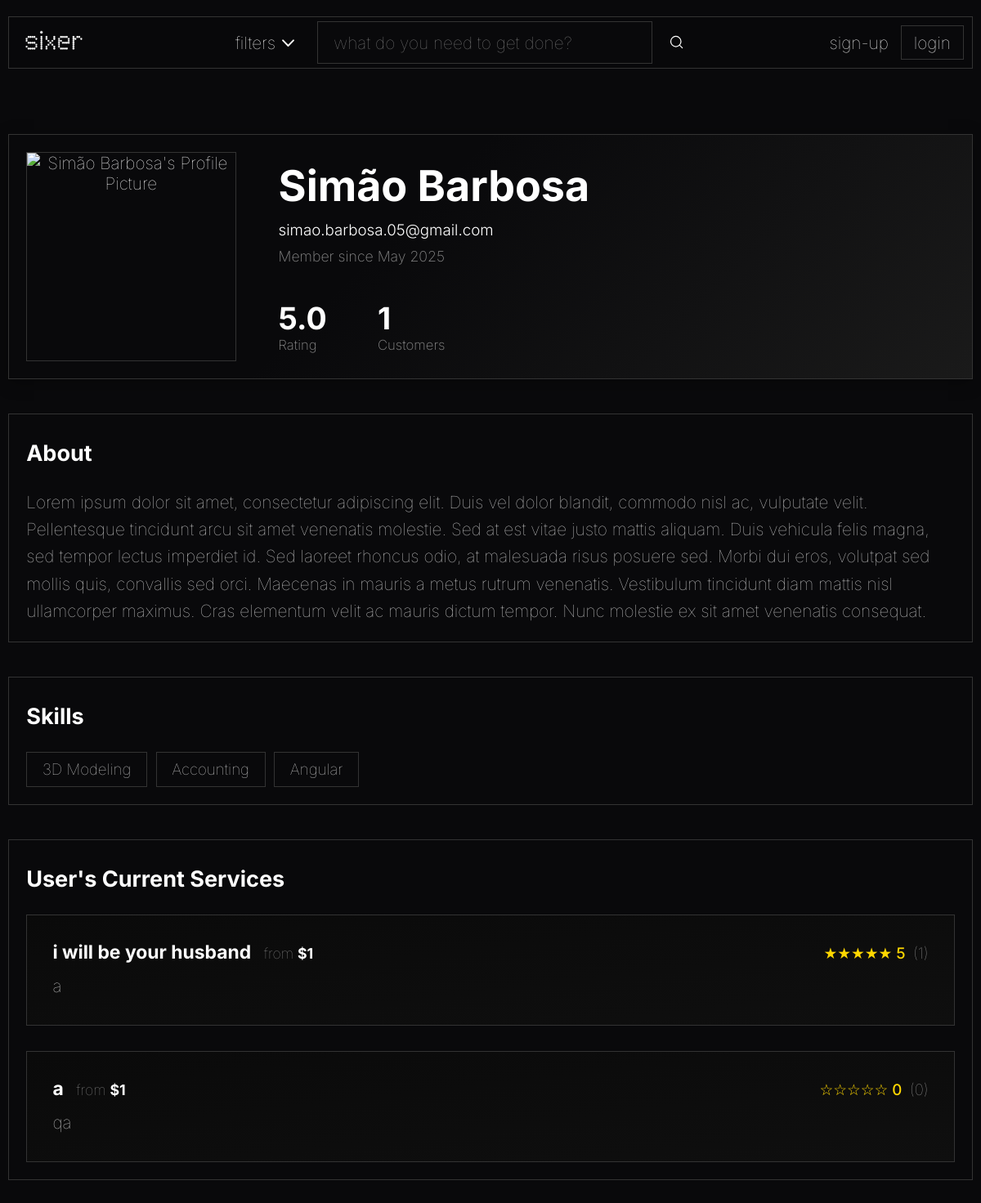
Page /pages/profile.php?id=1 on the committed database.
### tables this page shows
CREATE TABLE user_registry
(
    user_id INTEGER PRIMARY KEY AUTOINCREMENT,
    password_hash TEXT NOT NULL,
    access_level TEXT DEFAULT "client" NOT NULL,

    user_picture BLOB DEFAULT NULL,

    full_name TEXT,
    email TEXT UNIQUE NOT NULL,
    join_date DATETIME NOT NULL,

    aboutme TEXT DEFAULT NULL
);

CREATE TABLE services_list
(
    service_id INTEGER PRIMARY KEY AUTOINCREMENT,
    freelancer_id INTEGER NOT NULL,

    service_title TEXT NOT NULL,
    service_price REAL NOT NULL,
    service_info TEXT NOT NULL,
    service_eta INTEGER NOT NULL,
    service_category TEXT NOT NULL,

    service_delisted BOOLEAN DEFAULT FALSE NOT NULL,

    service_picture BLOB DEFAULT NULL,

    FOREIGN KEY(freelancer_id) REFERENCES user_registry(user_id),
    FOREIGN KEY(service_category) REFERENCES categories(category_name)
);

### database/user_class.php (called while the page is built, shortened)
<?php
class User {
    public static function getTotalCompletedServices(int $user_id): int {
        $db = Database::getInstance();
        $stmt = $db->prepare('SELECT service_id FROM services_list WHERE freelancer_id = ?');
        $stmt->execute([$user_id]);
        $services = $stmt->fetchAll(PDO::FETCH_COLUMN);
        $total = 0;
        foreach ($services as $service_id) {
            require_once(__DIR__ . '/service_class.php');
            $total += Service::getTotalCustomers($service_id);
        }
        return $total;
    }
    public static function getAverageRating(int $user_id): float {
        $db = Database::getInstance();
        $stmt = $db->prepare('SELECT service_id FROM services_list WHERE freelancer_id = ?');
        $stmt->execute([$user_id]);
        $services = $stmt->fetchAll(PDO::FETCH_COLUMN);
        $total_rating = 0.0;
        $total_reviews = 0;
        foreach ($services as $service_id) {
            require_once(__DIR__ . '/service_class.php');
            $rating_info = Service::getServiceRatingInfo($service_id);
            $total_rating += $rating_info['avg'] * $rating_info['count'];
            $total_reviews += $rating_info['count'];
        }
        if ($total_reviews > 0) {
            return round($total_rating / $total_reviews, 1);
        } else {
            return 0.0;
        }
    }
}

### database/service_class.php (called while the page is built, shortened)
<?php
class Service {
    public function __construct(
        int $id,
        int $freelancer_id,
        string $title,
        float $price,
        string $info,
        int $eta,
        string $category,
        bool $delisted = false,
        $picture = null
    ) {
        $this->id = $id;
        $this->title = $title;
        $this->price = $price;
        $this->info = $info;
    }
    public static function get_by_freelancer($freelancer_id) {
        $db = Database::getInstance();
        $stmt = $db->prepare('SELECT * FROM services_list WHERE freelancer_id = ?');
        $stmt->execute([$freelancer_id]);
        $services = $stmt->fetchAll();
        return array_map(function($service) {
            return new Service(
                $service['service_id'],
                $service['freelancer_id'],
                $service['service_title'],
                $service['service_price'],
                $service['service_info'],
                (int)$service['service_eta'],
                $service['service_category'],
                (bool)$service['service_delisted'],
                $service['service_picture'] ?? null
            );
        }, $services);
    }
    public static function getServiceRatingInfo(int $service_id): array {
        $db = Database::getInstance();
        $stmt = $db->prepare('SELECT AVG(review_rating) as avg_rating, COUNT(review_rating) as num_reviews FROM purchases WHERE service_id = ? AND review_rating IS NOT NULL');
        $stmt->execute([$service_id]);
        $row = $stmt->fetch();
        $count = $row ? (int)$row['num_reviews'] : 0;
        $avg = ($row && $row['avg_rating'] !== null && $count > 0) ? round((float)$row['avg_rating'], 1) : 0.0;
        return ['avg' => $avg, 'count' => $count];
    }
    public static function getTotalCustomers(int $service_id): int {
        $db = Database::getInstance();
        $stmt = $db->prepare('SELECT COUNT(*) FROM purchases WHERE service_id = ?');
        $stmt->execute([$service_id]);
        return (int)$stmt->fetchColumn();
    }
    public static function getStars(float $rating): string {
        $stars = '';
        for ($i = 1; $i <= 5; $i++) {
            if ($rating >= $i) {
                $stars .= '★';
            } else {
                $stars .= '☆';
            }
        }
        return $stars;
    }
}

### pages/profile.php (the view, shortened to what this page needs)
<?php
$is_own_profile = false;
if (!empty($_GET['id'])) {
    $profile_user_id = intval($_GET['id']);
}
require_once '../templates/common.php';
require_once '../database/user_class.php';
require_once '../database/service_class.php';
require_once '../templates/profile_service_card.php';
$db = Database::getInstance();
$stmt = $db->prepare('SELECT * FROM user_registry WHERE user_id = ?');
$stmt->execute([$profile_user_id]);
$user_data = $stmt->fetch();
if (!empty($user_data['user_picture'])) {
    $user_picture = '../action/get_profile_picture.php?id=' . $profile_user_id;
} else {
    $user_picture = '../assets/images/default.jpg';
}
$full_name = $user_data['full_name'] ?? '';
$email = $user_data['email'] ?? '';
$join_date = $user_data['join_date'] ?? '';
$user_services = Service::get_by_freelancer($profile_user_id);
$stmt = $db->prepare('SELECT skill_name FROM user_skills WHERE user_id = ?');
$stmt->execute([$profile_user_id]);
$user_skills = $stmt->fetchAll(PDO::FETCH_COLUMN);
function hasAnyServices($user_services) {
    return !empty($user_services) && count($user_services) > 0;
}
?>
<!DOCTYPE html>
<html lang="en">
  <head>
    <link rel="stylesheet" href="../css/styles.css" />
    <link rel="stylesheet" href="../css/profile.css" />
  </head>
  <body>
    <main>
      <div class="profile-container">
        <div class="profile-header" style="position: relative;">
          <div class="profile-avatar" style="z-index: 1; position: relative; cursor: pointer;">
            <img id="profile-pic-img" src="<?= htmlspecialchars($user_picture) ?>" alt="<?= htmlspecialchars($full_name) ?>'s Profile Picture" style="object-fit: cover; aspect-ratio: 1/1; width: 100%; height: 100%; border-radius: 0; cursor: pointer;" />
          </div>
          <div class="profile-info">
            <div class="profile-info-top">
              <h1><?= htmlspecialchars($full_name) ?></h1>
              <p class="profile-email"><?= htmlspecialchars($email) ?></p>
              <p class="profile-join-date">Member since <?= $join_date ? date('F Y', strtotime($join_date)) : '' ?></p>
            </div>
            <div class="profile-stats">
              <div class="stat">
                <?php
                  $user_rating = User::getAverageRating($profile_user_id);
                ?>
                <span class="stat-value"><?= $user_rating ? number_format($user_rating, 1) : '0.0' ?></span>
                <span class="stat-label">Rating</span>
              </div>
              <div class="stat">
                <?php
                  $completed_services = User::getTotalCompletedServices($profile_user_id);
                ?>
                <span class="stat-value"><?= $completed_services ?></span>
                <span class="stat-label">Customers</span>
              </div>
            </div>
          </div>
        </div>
        <div class="profile-section about-section" style="position: relative;">
          <h2>About</h2>
          <div id="aboutme-container">
            <p id="aboutme-text" style="margin-bottom:0;">
              <?php
                $aboutme = $user_data['aboutme'] ?? null;
                if (!empty($aboutme) && trim((string)$aboutme) !== '') {
                  echo htmlspecialchars($aboutme);
                } else {
                  echo "User has not added a description yet.";
                }
              ?>
            </p>
          </div>
        </div>
        <div class="profile-section" style="position: relative;">
          <h2>Skills</h2>
          <div id="skills-container" class="skills-container">
            <span id="skills-text">
              <?php
                if (empty($user_skills)) {
                  echo "No skills have been added yet.";
                } else {
                  echo '<div class="skills-list">';
                  foreach ($user_skills as $skill) {
                    echo '<span class="skill-tag">' . htmlspecialchars($skill) . '</span> ';
                  }
                  echo '</div>';
                }
              ?>
            </span>
          </div>
        </div>
          <?php if (hasAnyServices($user_services)): ?>
            <div class="profile-section">
              <h2><?= $is_own_profile ? 'Your Current Services' : "User's Current Services" ?></h2>
              <div class="recent-work">
                <?php
                  foreach ($user_services as $service) {
                    drawProfileService($service);
                  }
                ?>
              </div>
            </div>
          <?php endif; ?>
        </div>
    </main>
  </body>
</html>

### templates/profile_service_card.php
<?php
function drawProfileService($service) {
    ?>
    <a href="../pages/service.php?id=<?= urlencode($service->id) ?>" style="text-decoration:none; color:inherit;">
    <div class="work-item">
        <div class="work-header">
            <div class="work-title-group">
                <h3><?= htmlspecialchars($service->title) ?></h3>
                <span class="work-date">from <span style="color:white; font-weight:bold;">$<?= number_format($service->price, 0) ?></span></span>
            </div>
            <div class="work-rating">
                <?php
                  $rating_info = Service::getServiceRatingInfo($service->id);
                  echo Service::getStars((float)$rating_info['avg']) . ' ' . htmlspecialchars($rating_info['avg']);
                ?>
                <span style="font-weight: 100; color: #999">(<?= $rating_info['count'] ?>)</span>
            </div>
        </div>
        <p class="work-description">
            <?= nl2br(htmlspecialchars($service->info)) ?>
        </p>
    </div>
    </a>
    <?php
}

### css/styles.css (style rules this page uses)
html, body { margin: 0; padding: 0; height: 100%; box-sizing: border-box; overflow-y: auto; }
*, *::before, *::after { box-sizing: inherit; }
body { font-family: "Inter", Courier, monospace; font-weight: 100; font-size: 1.3em; background-color: #09090b; color: #ffffff; position: relative; min-height: 100vh; overflow-x: hidden; }
main { text-align: center; margin-top: 10vh; }
main h1 { font-size: 3em; font-weight: bold; margin: 5px; }
main p { margin: 0; font-size: 2em; }

### css/profile.css (style rules this page uses)
.profile-container { max-width: 1200px; margin: 3em auto 0 auto; padding: 0 0.5em 5em 0.5em; }
.profile-header { display: flex; gap: 2em; margin-bottom: 2em; padding: 1em; border: 1px solid #333333; background: linear-gradient( 135deg, #0a0a0a00 0%, #0a0a0a00 40%, #1a1a1a 100% ); transition: border-color 0.3s ease, box-shadow 0.3s ease; height: 300px; box-shadow: 0 4px 20px rgba(0, 0, 0, 0.3); position: relative; overflow: hidden; }
.profile-header::before { content: ""; position: absolute; top: 0; left: 0; width: 200%; height: 100%; background: linear-gradient( 90deg, transparent, rgba(255, 255, 255, 0.02), rgba(255, 255, 255, 0.05), rgba(255, 255, 255, 0.02), transparent, transparent, rgba(255, 255, 255, 0.02), rgba(255, 255, 255, 0.05), rgba(255, 255, 255, 0.02), transparent ); background-size: 200% 100%; opacity: 0; transition: opacity 0.3s ease; z-index: 1; }
.profile-avatar { flex-shrink: 0; height: 100%; display: flex; align-items: center; position: relative; z-index: 2; }
.profile-avatar img { height: 100%; object-fit: cover; border: 1px solid #333333; }
.profile-info { flex-grow: 1; padding: 0.5em; display: flex; flex-direction: column; align-items: start; justify-content: space-between; min-height: 200px; position: relative; z-index: 2; }
.profile-info-top { display: flex; flex-direction: column; align-items: start; gap: 0.5em; }
.profile-info h1 { font-size: 2.5em; font-weight: bold; text-align: left; margin: 0; padding: 0; }
.profile-email { color: #ffffff; font-size: 0.9em; font-weight: 300; margin: 0; padding: 0; }
.profile-join-date { color: #888888; font-size: 0.85em; font-weight: 200; margin: 0; padding: 0; }
.profile-stats { display: flex; gap: 3em; margin-top: auto; }
.stat { display: flex; flex-direction: column; align-items: flex-start; }
.stat-value { font-size: 1.8em; font-weight: bold; }
.stat-label { color: #888888; font-size: 0.8em; font-weight: 200; }
.profile-section { padding: 1.5em 1em 1em 1em; margin-bottom: 2em; border: 1px solid #333333; background-color: #09090b; transition: border-color 0.3s ease, box-shadow 0.3s ease; }
.profile-section h2 { font-size: 1.3em; font-weight: bold; margin: 0 0 1em 0; text-align: left; color: #ffffff; }
.profile-section p { line-height: 1.6; color: #cccccc; font-size: 1em; margin: 0; padding: 0; text-align: left; }
.skill-tag { padding: 0.5em 1em; border: 1px solid #333333; font-size: 0.9em; transition: border-color 0.3s ease, box-shadow 0.3s ease; position: relative; overflow: hidden; }
.skill-tag::before { content: ""; position: absolute; top: 0; left: 0; width: 200%; height: 100%; background: linear-gradient( 90deg, transparent, rgba(255, 255, 255, 0.02), rgba(255, 255, 255, 0.05), rgba(255, 255, 255, 0.02), transparent, transparent, rgba(255, 255, 255, 0.02), rgba(255, 255, 255, 0.05), rgba(255, 255, 255, 0.02), transparent ); background-size: 200% 100%; opacity: 0; transition: opacity 0.3s ease; z-index: 1; }
.skill-tag { position: relative; z-index: 2; }
.recent-work { display: flex; flex-direction: column; gap: 1.5em; }
.work-item { padding: 1.5em; border: 1px solid #333333; background: linear-gradient(to bottom right, #0a0a0a, #0f0f0f); transition: all 0.3s ease; position: relative; overflow: hidden; }
.work-header { display: flex; justify-content: space-between; align-items: baseline; margin-bottom: 0.5em; }
.work-title-group { display: flex; align-items: baseline; gap: 0.75em; }
.work-item h3 { font-size: 1.1em; font-weight: bold; margin: 0; text-align: left; color: #ffffff; }
.work-date { color: #888888; font-size: 0.85em; }
.work-rating { color: #ffd700; font-size: 0.9em; font-weight: 500; display: flex; align-items: center; gap: 0.5em; }
.work-description { margin-bottom: 1.5em; line-height: 1.6; color: #dddddd; font-size: 0.95em; }
.skills-container { align-items: start; text-align: left !important; color: #cccccc !important; }
.skills-list { display: flex; flex-wrap: wrap; gap: 0.5em; justify-content: flex-start; }

### rows in the picture
user_registry: full_name "Simão Barbosa", email "simao.barbosa.05@gmail.com", join_date "May 2025", aboutme "Lorem ipsum dolor sit amet, consectetur adipiscing elit. Duis vel dolor blandit, commodo nisl ac, vulputate velit. Pellentesque tincidunt arcu sit amet venenatis molestie. Sed at est vitae justo mattis aliquam. Duis vehicula felis magna, sed tempor lectus imperdiet id. Sed laoreet rhoncus odio, at malesuada risus posuere sed. Morbi dui eros, volutpat sed mollis quis, convallis sed orci. Maecenas in mauris a metus rutrum venenatis. Vestibulum tincidunt diam mattis nisl ullamcorper maximus. Cras elementum velit ac mauris dictum tempor. Nunc molestie ex sit amet venenatis consequat."
services_list: service_title "i will be your husband", service_price "1", avg "★★★★★", avg "5", count "1", service_info "a"
services_list: service_title "a", service_price "1", avg "☆☆☆☆☆", avg "0", count "0", service_info "qa"

### other values in the picture
$user_rating "5.0"
$completed_services "1"
$skill "3D Modeling"
$skill "Accounting"
$skill "Angular"
